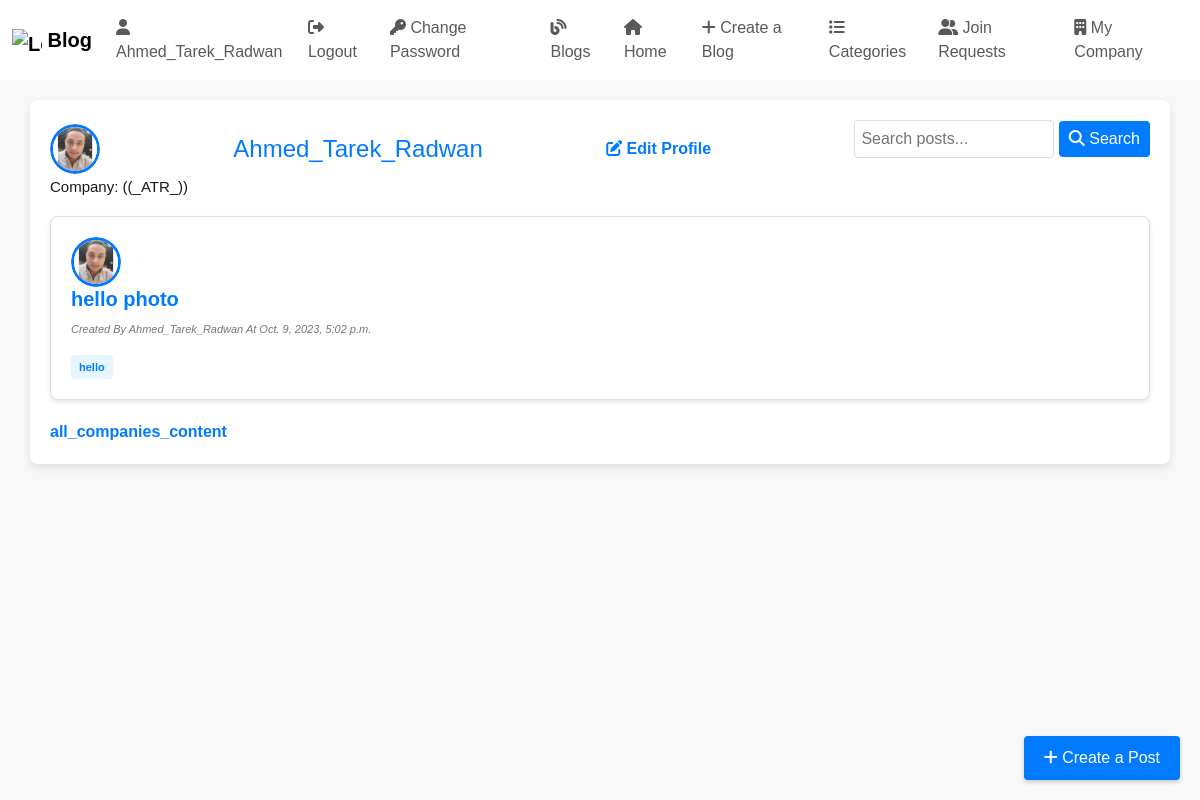
Page /blog/myBlog (signed in) on the earlier database version.
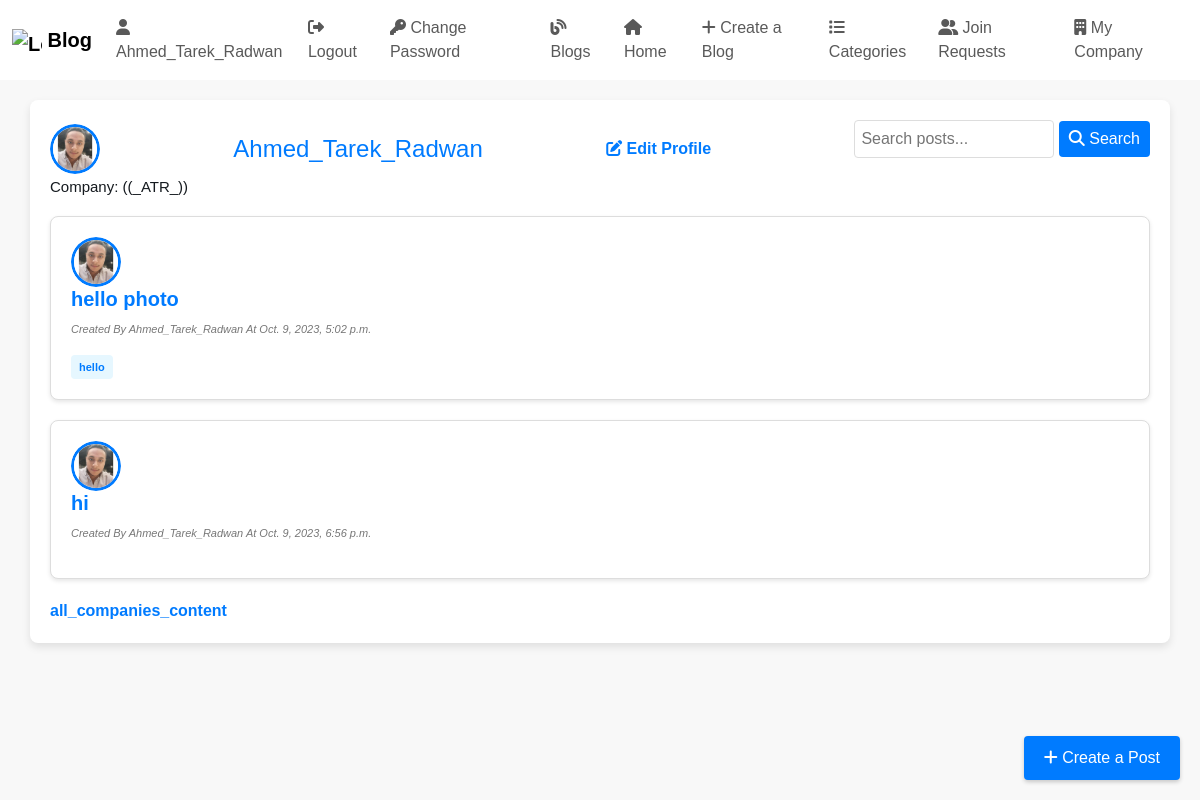
Same page on the later database version.
### myApp/models.py (models this page shows, shortened)
class Blog(models.Model):
  ID = models.BigAutoField(auto_created = True, primary_key=True, verbose_name="ID")
  title = models.CharField(max_length=200)
  content = models.TextField()
  author = models.ForeignKey(User, on_delete=models.CASCADE, blank=False)
  created_at = models.DateTimeField(auto_now_add=True, blank=True)
  updated_at = models.DateTimeField(auto_now=True)
  is_draft = models.BooleanField(default=True)
  publish_status = models.CharField(max_length=10, choices=[('draft', 'Draft'), ('published', 'Published')], default='draft')
  tags = models.ManyToManyField(Tag,related_name="tag_posts")
  categories = models.ManyToManyField(Category)
  company = models.ForeignKey(Company, on_delete=models.SET_NULL, blank=True, null=True)

class UserProfile(models.Model):
  user = models.OneToOneField(User, on_delete=models.CASCADE)
  company = models.ForeignKey(Company, on_delete=models.SET_NULL, blank=True, null=True)
  auth_level = models.CharField(max_length=10, null=True, choices=[('viewer', 'Viewer'), ('member', 'Member'), ('admin', 'Admin'), ('manager', 'Manager')], default="Member")
  groups = models.ForeignKey(Group, on_delete=models.SET_NULL, null=True, blank=True)
  photo = models.ImageField(upload_to='profile_photos/', blank=True, null=True)

class Tag(models.Model):
  category  = models.ManyToManyField(Category,related_name='tags')
  tag_name  = models.CharField(max_length=100)

### myApp/views.py (the view)
# urls.py: path('blog/myBlog',views.myBlogPage,name='myblogpage'),
def myBlogPage(request):
    query = request.GET.get('q')
    author = request.user
    posts = Blog.objects.filter(author=author)
    if query:
        posts = posts.filter(Q(title__icontains=query)|Q(content__icontains=query))
    return render (request, 'Blog/myblogpage.html', {'Blogs':posts,'query':query})

### myApp/models.py (called while the page is built)
  def __str__(self):
    return self.name

### myApp/templatetags/my_custom_tags.py (called while the page is built)
@register.filter(name='has_group')
def has_group(user, group_name):
    return user.groups.filter(name=group_name).exists()

### myApp/templates/Blog/myblogpage.html (shortened to what this page needs)
<!DOCTYPE html>
<html lang="en">
{% load static %} {% load crispy_forms_tags %}
<head>
    <link href="{% static 'css/bootstrap.css' %}" rel="stylesheet">
    <link href="{% static 'css/home.css' %}" rel="stylesheet">
    <link rel="stylesheet" href="https://cdnjs.cloudflare.com/ajax/libs/font-awesome/6.1.0/css/all.min.css">
</head>
<body>
    {% include "Blog/blogNavBar.html" %}
    <div class="container">
        <div class="header-search">
            {% if request.user.userprofile.photo %}
            <div class="user-photo">
                <img src="{{ request.user.userprofile.photo.url }}" alt="{{ request.user.username }}">
            </div>
            {% endif %}
            <h1> {{ request.user.username }}</h1>
            <a href="{% url 'edit_user_name' %}" class="edit-profile-link"><i class="fas fa-edit"></i> Edit Profile</a>
            <form method="get" class="search-form">
                <input type="text" name="q" placeholder="Search posts..." {% if query %}value="{{ query }}"{% endif %}>
                <button type="submit"><i class="fas fa-search"></i> Search</button>
            </form>
        </div>
        <h2>Company: {{ request.user.userprofile.company }}</h2>
        {% for blog in Blogs %}
        <div class="blog-card">
                <div class="header-search">
            {% if request.user.userprofile.photo %}
            <div class="user-photo">
                <img src="{{ request.user.userprofile.photo.url }}" alt="{{ request.user.username }}">
            </div>
        </div>
            {% endif %}
            <h2><a href="{% url "blogPage" id=blog.ID %}" style="color: #007bff;">{{ blog.title }}</a></h2>
            <div class="meta-info">
                <p class="meta-info">Created By {{ blog.author.username }} At {{ blog.created_at }}</p>
            </div>
            <div class="tags">
                {% if blog.tags.all %}
                {% for tag in blog.tags.all %}
                <a href="{% url "tagposts" tag.pk %}" class="tag">{{ tag.tag_name }}</a>
                {% endfor %}
                {% endif %}
            </div>
        </div>
        {% endfor %}
        {% if perms.myApp.add_blog %}
        <a href="{% url "createBlog" %}" class="create-post-btn">
            <i class="fas fa-plus"></i> Create a Post
        </a>
        {% endif %}
        <a href="/all_companies_content">all_companies_content</a>
    </div>
</body>
</html>

Differences in the rows shown:
added Blog: user.userprofile.photo (picture), title "hi", author.username "Ahmed_Tarek_Radwan", created_at "Oct. 9, 2023, 6:56 p.m."
